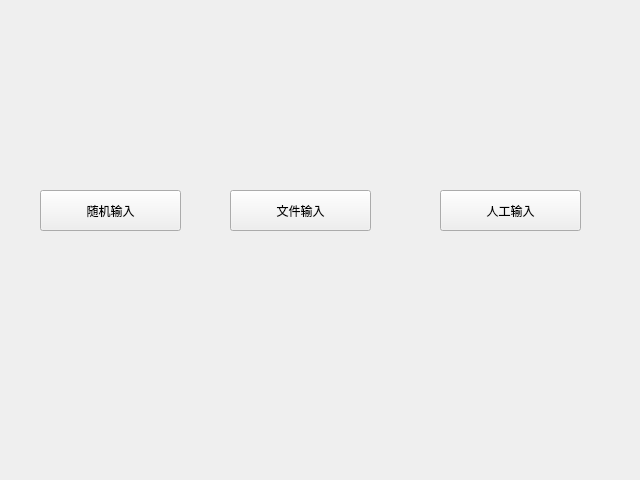
<?xml version="1.0" encoding="UTF-8"?>
<ui version="4.0">
 <class>select</class>
 <widget class="QWidget" name="select">
  <property name="geometry">
   <rect>
    <x>0</x>
    <y>0</y>
    <width>640</width>
    <height>480</height>
   </rect>
  </property>
  <property name="windowTitle">
   <string>Form</string>
  </property>
  <widget class="QPushButton" name="pushButton">
   <property name="geometry">
    <rect>
     <x>40</x>
     <y>190</y>
     <width>141</width>
     <height>41</height>
    </rect>
   </property>
   <property name="styleSheet">
    <string notr="true">font: 14pt &quot;微软雅黑&quot;;</string>
   </property>
   <property name="text">
    <string>随机输入</string>
   </property>
  </widget>
  <widget class="QPushButton" name="pushButton_3">
   <property name="geometry">
    <rect>
     <x>440</x>
     <y>190</y>
     <width>141</width>
     <height>41</height>
    </rect>
   </property>
   <property name="styleSheet">
    <string notr="true">font: 14pt &quot;微软雅黑&quot;;</string>
   </property>
   <property name="text">
    <string>人工输入</string>
   </property>
  </widget>
  <widget class="QPushButton" name="pushButton_2">
   <property name="geometry">
    <rect>
     <x>230</x>
     <y>190</y>
     <width>141</width>
     <height>41</height>
    </rect>
   </property>
   <property name="styleSheet">
    <string notr="true">font: 14pt &quot;微软雅黑&quot;;</string>
   </property>
   <property name="text">
    <string>文件输入</string>
   </property>
  </widget>
 </widget>
 <resources/>
 <connections/>
</ui>
